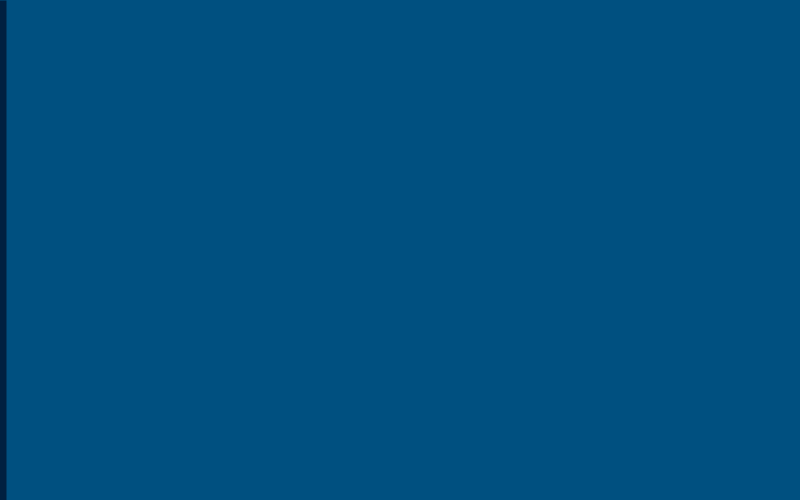
Frame 1 (no input)
Frame 60 (the mouse pressed at the canvas centre just before this capture): identical to frame 1, image omitted
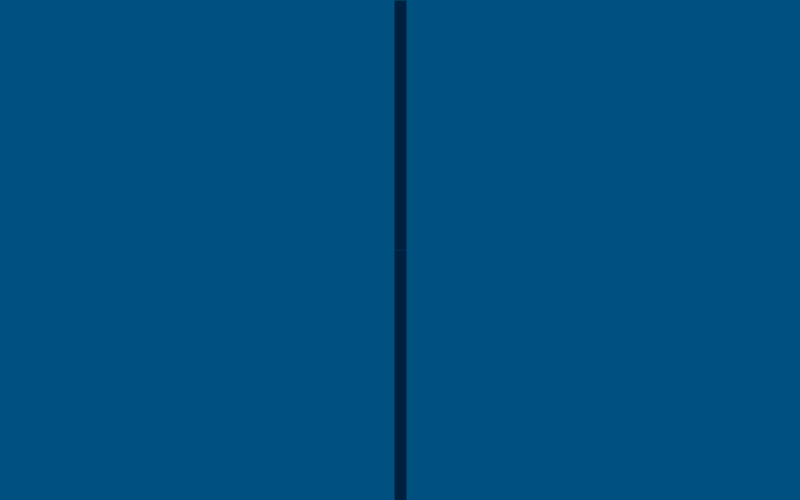
Frame 120 (the mouse held since frame 60 and released just before this capture)

The Processing sketch that drew these frames (run headless with seeded random() and noise(); from frame 60 on, the mouse is pressed at the canvas centre):

// Processing sketch: processing_85798
// ── processing_85798.pde



/*
void draw(){

  noStroke();
  for (int y = 0; y < width; y += 10) {
    for (int x = 0; x < height; x += 10) {
      fill((x+y) * 1.5);
      rect(x, y, 10, 10);
    }
  }

}
*/

void setup() {
  
  size(800, 500);
}

void draw() { 

  int transpMult = 15; // default 15. positive
  int pmouseXdiff = abs(pmouseX-mouseX); // difference between mouse frames
  int transpX = (255-(transpMult*pmouseXdiff)); // transparency value of vertical elements
  int pmouseYdiff = abs(pmouseY-mouseY); // difference between mouse frames
  int transpY = (255-(transpMult*pmouseYdiff)); // transparency value of vertical elements
  int transpMin = 50; // default 50. minimum transparency value of crosshairs in motion. 0 to 255.
  float leanMult = 3; //default 3. positive, increases amount of lean when moving mouse
  int strokeMin = 12; // default 5. minimum stroke on crosshair
  int strokeMax = strokeMin*5; // default strokeMin*10. maximum stroke on crosshair
  
  int bgMult = 5; // default 3. inverse. multiplier for reduction of blurring effects on background
  int strR  =  0;
  int strG  =  32;
  int strB  =  64;
  

  

  

background (0,80,128); 


strokeCap(SQUARE);

noCursor(); 


// XXXXXX CURSOR OUTPUT  
// vertical crosshair blurring effect

//stroke effect
    if (pmouseXdiff > strokeMin)
      if (pmouseXdiff < strokeMax) 
        strokeWeight(pmouseXdiff);
      else 
        strokeWeight(strokeMax);
    else 
      strokeWeight(strokeMin);

//transparency effect 
    if (transpX > transpMin)
        stroke(strR,strG,strB, transpX);
    else
        stroke(strR,strG,strB, transpMin);
       
        

  line(  // top
    pmouseX+((pmouseX-mouseX) * leanMult), 
    0, 
    mouseX, 
    mouseY); 
  
  line(  // bottom
    pmouseX+((pmouseX-mouseX) * leanMult), 
    height, 
    mouseX, 
    mouseY); 

/*
strokeWeight(strokeMin*1.618);
stroke(strR,strG,strB,255);


for (int i = 30; i < width; i += 30) { // background lines
line(i,0,i,height);
}


for (int i = 0; i < width; i +=20) {stroke(0,0); // overlay gradient top
fill(255,255,255,100-i/4);
rect(0, i, width, 20);
}

for (int i = 0; i < height; i +=20) {stroke(0,0); // overlay gradient bottom
fill(32,16,0,200-i/2);
rect(0, height-20-i, width, 20);
}*/


/*
//HORIZONTAL CROSS
// horizontal lines blurring effect

    if (pmouseYdiff > strokeMin)    
      if (pmouseYdiff < strokeMax) strokeWeight(pmouseYdiff);
      else strokeWeight(strokeMax);
    else strokeWeight(strokeMin); 
     
    if (transpY > transpMin) stroke(255, transpY);
    else stroke(255, transpMin);
  
  
 line(  // left
    0,
    pmouseY+((pmouseY-mouseY) * leanMult), 
    mouseX, 
    mouseY
    ); 


  line(  // right
    width,
    pmouseY+((pmouseY-mouseY) * leanMult), 
    mouseX, 
    mouseY
    ); 
    
*/  


/*  
 WEIRD BUT INTERESTING INTERACTIONS
 line(  // left
    0,
    pmouseX+((pmouseX-mouseX) * leanMult), 
    mouseX, 
    mouseY); 
  println(transpX);


  line(  // right
    width,
    width-(pmouseX+((pmouseX-mouseX) * leanMult)), 
    mouseX, 
    mouseY); 
  println(transpX); */
} 
